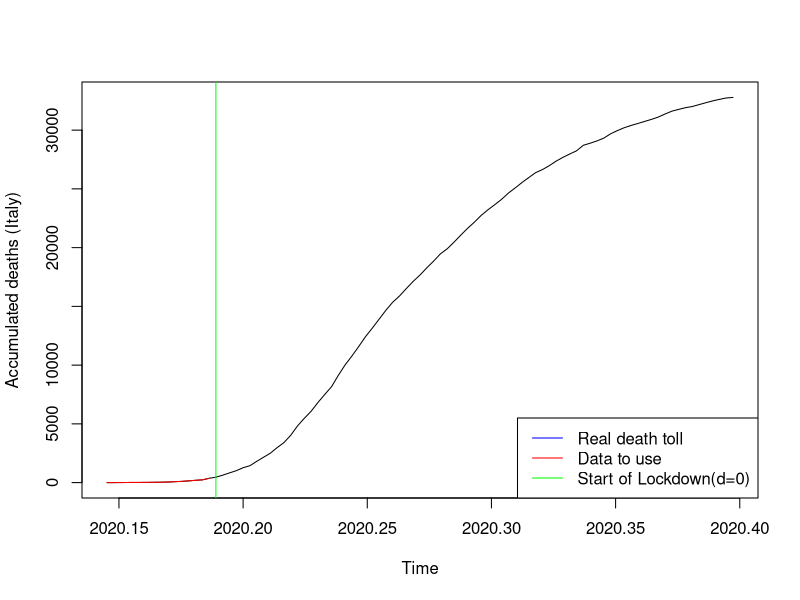
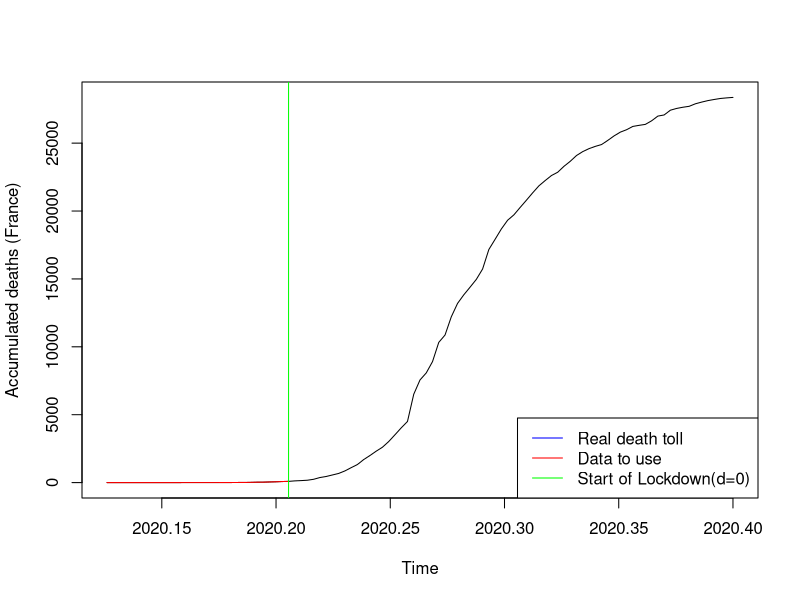
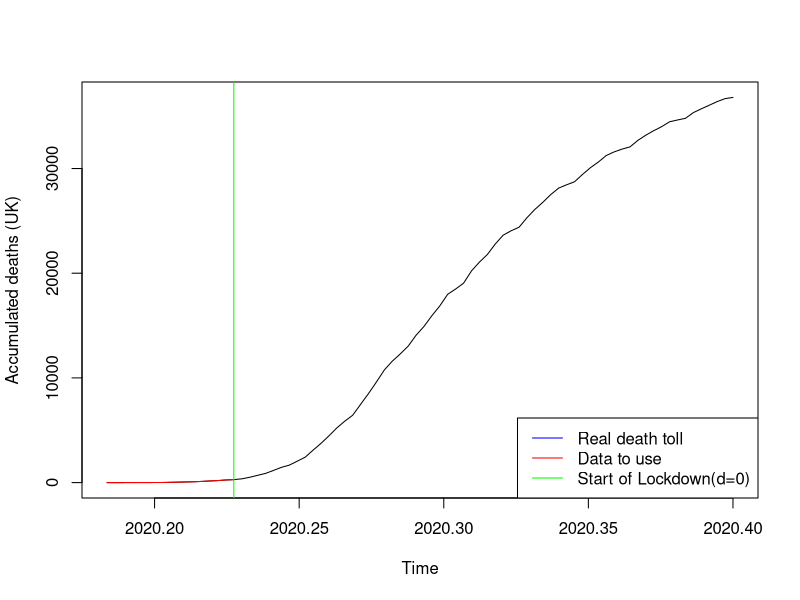
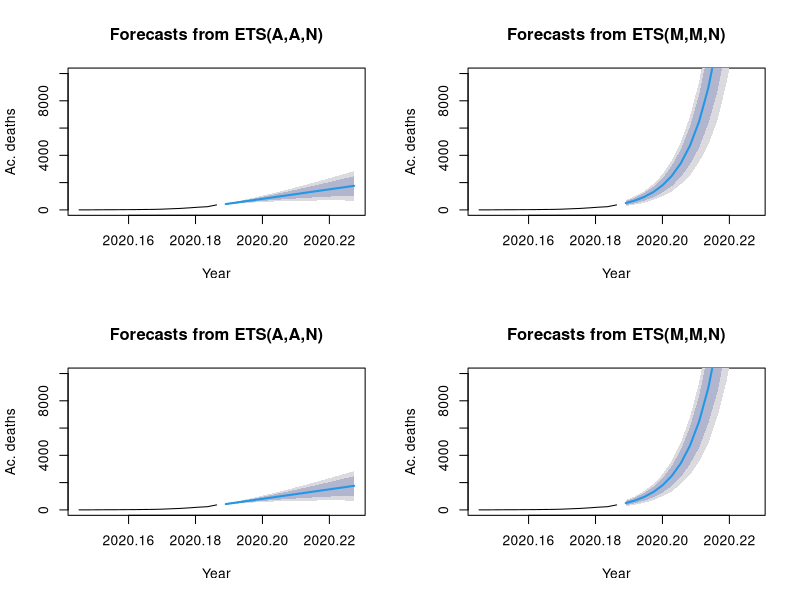
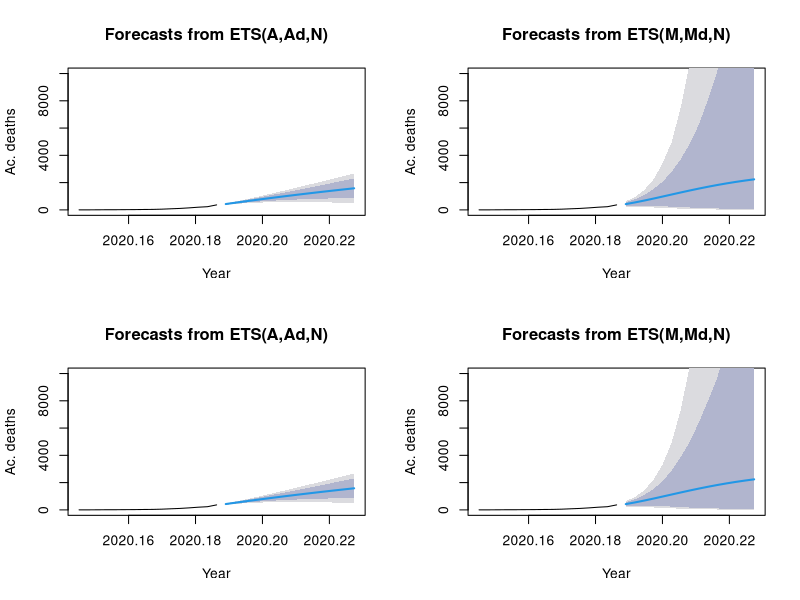
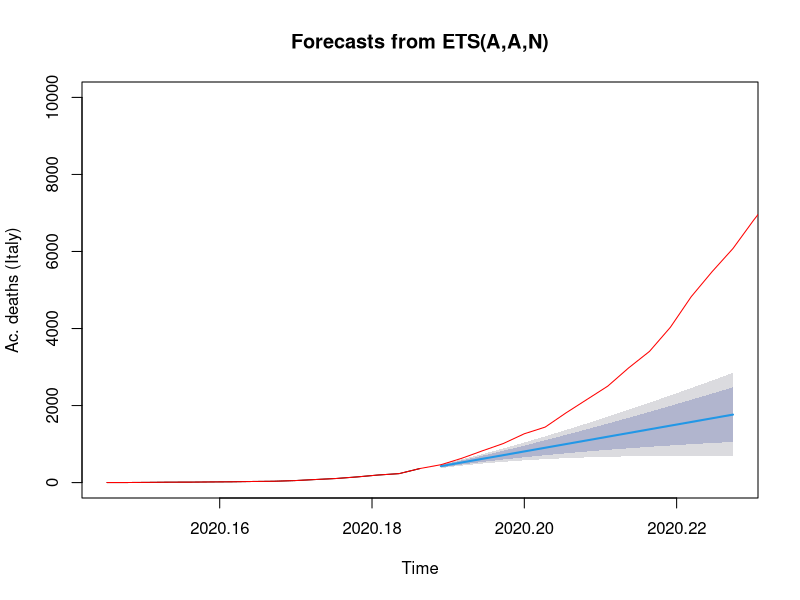
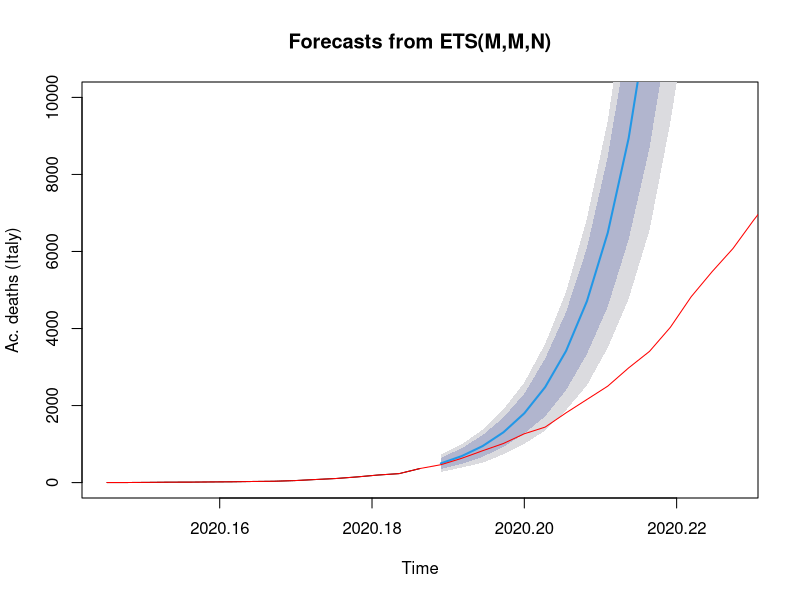
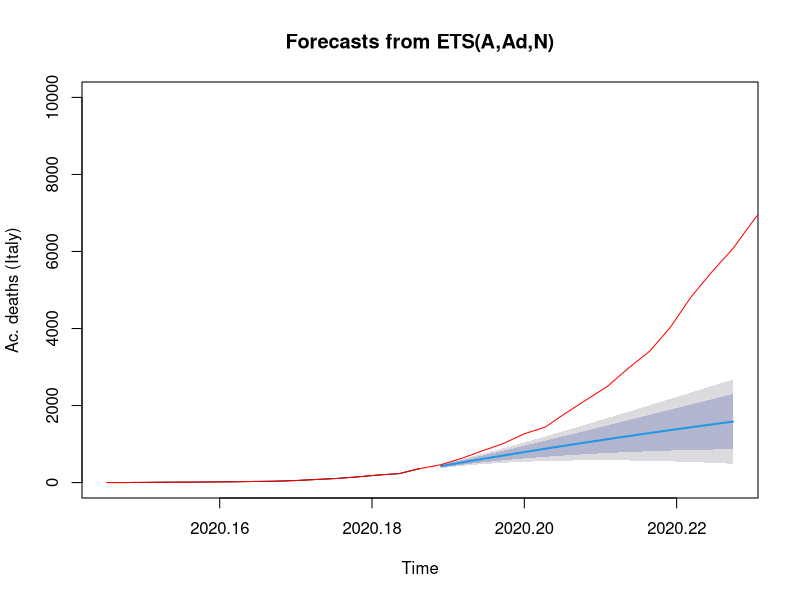

Reproduce these figures in R, in order. (Note: a time limit stopped this script after it produced the figures.)
## ---- chunk 1
echo=FALSE
covid_data <- read.csv("COVID_data_v3.csv", header=TRUE, sep=",")
#ProjectData <- data.matrix(ProjectData) 
#ProjectData_INITIAL <- ProjectData

t0_IT=2020+53/365 #day of first casualty
P=15 #predicted days
cIT2_0 <- ts((covid_data$Cdeaths_IT[54:69]),start=t0_IT, frequency=365) #t=0 @ day69. +14d #before it was starting at 45
cIT3 <- ts((covid_data$Cdeaths_IT[54:146]),start=t0_IT, frequency=365)

plot(cIT3, xlab="Time", ylab="Accumulated deaths (Italy)")
lines(cIT2_0, col="red")
abline(v=2020+69/365, col="green")
legend("bottomright", legend=c("Real death toll","Data to use", "Start of Lockdown(d=0)"), col=c("blue", "red","green"), lty=1)



#French Data
t0_FR <- 2020+46/365
cFRA2_0 <- ts(covid_data$Cdeaths_FRA[46:75],start=t0_FR, frequency=365) #t=0 @ day75, March 15th #before it was starting at 45
cFRA3 <- ts(covid_data$Cdeaths_FRA[46:146],start=t0_FR, frequency=365)

plot(cFRA3, xlab="Time", ylab="Accumulated deaths (France)")
lines(cFRA2_0, col="red")
abline(v=2020+75/365, col="green")
legend("bottomright", legend=c("Real death toll","Data to use", "Start of Lockdown(d=0)"), col=c("blue", "red","green"), lty=1)


#UK Data

t0_UK=2020+67/365
cUK2_0 <- ts(covid_data$Cdeaths_UK[67:83],start=t0_UK, frequency=365) #t=0 @ day83. +0d
cUK3 <- ts(covid_data$Cdeaths_UK[67:146],start=t0_UK, frequency=365)

plot(cUK3, xlab="Time", ylab="Accumulated deaths (UK)")
lines(cUK2_0, col="red")
abline(v=2020+83/365, col="green")
legend("bottomright", legend=c("Real death toll","Data to use", "Start of Lockdown(d=0)"), col=c("blue", "red","green"), lty=1)


## ---- chunk 2
library(forecast)
#Italy
cIT2_0_AAN <- ets(cIT2_0, model="AAN", damped=FALSE)
cIT2_0_AAZ <- ets(cIT2_0, model="AAZ", damped=FALSE)
cIT2_0_MMN <- ets(cIT2_0, model="MMN", damped=FALSE)
cIT2_0_MMZ <- ets(cIT2_0, model="MMZ", damped=FALSE)

cIT2_0_AAND <- ets(cIT2_0, model="AAN", damped=TRUE)
cIT2_0_AAZD <- ets(cIT2_0, model="AAZ", damped=TRUE)
cIT2_0_MMND <- ets(cIT2_0, model="MMN", damped=TRUE)
cIT2_0_MMZD <- ets(cIT2_0, model="MMZ", damped=TRUE)


# Create their prediction "cones" for 360 months (30 years) into the future with quintile confidence intervals
cIT2_0_AAN_pred <- forecast(cIT2_0_AAN, h=P, level=c(0.8, 0.95))
cIT2_0_AAZ_pred <- forecast(cIT2_0_AAZ, h=P, level=c(0.8, 0.95))
cIT2_0_MMN_pred <- forecast(cIT2_0_MMN, h=P, level=c(0.8, 0.95))
cIT2_0_MMZ_pred <- forecast(cIT2_0_MMZ, h=P, level=c(0.8, 0.95))

cIT2_0_AAND_pred <- forecast(cIT2_0_AAND, h=P, level=c(0.8, 0.95))
cIT2_0_AAZD_pred <- forecast(cIT2_0_AAZD, h=P, level=c(0.8, 0.95))
cIT2_0_MMND_pred <- forecast(cIT2_0_MMND, h=P, level=c(0.8, 0.95))
cIT2_0_MMZD_pred <- forecast(cIT2_0_MMZD, h=P, level=c(0.8, 0.95))

cIT2_0_tbats <- tbats(cIT2_0)
cIT2_0_tbats_pred <-forecast(cIT2_0_tbats, h=30, level=c(0.8, 0.95))

cIT2_0_ARIMA <- auto.arima(cIT2_0,seasonal=FALSE)
cIT2_0_ARIMA_pred <- forecast(cIT2_0_ARIMA,P)

par(mfrow=c(2,2)) # This command sets the plot window to show 1 row of 4 plots
plot(cIT2_0_AAN_pred, xlab="Year", ylab="Ac. deaths", ylim=c(0,10000))
plot(cIT2_0_MMN_pred, xlab="Year", ylab="Ac. deaths", ylim=c(0,10000))
plot(cIT2_0_AAZ_pred, xlab="Year", ylab="Ac. deaths", ylim=c(0,10000))
plot(cIT2_0_MMZ_pred, xlab="Year", ylab="Ac. deaths", ylim=c(0,10000))

par(mfrow=c(2,2)) # This command sets the plot window to show 1 row of 4 plots
plot(cIT2_0_AAND_pred, xlab="Year", ylab="Ac. deaths", ylim=c(0,10000))
plot(cIT2_0_MMND_pred, xlab="Year", ylab="Ac. deaths", ylim=c(0,10000))
plot(cIT2_0_AAZD_pred, xlab="Year", ylab="Ac. deaths", ylim=c(0,10000))
plot(cIT2_0_MMZD_pred, xlab="Year", ylab="Ac. deaths", ylim=c(0,10000))

par(mfrow=c(1,1)) # This command sets the plot window to show 1 row of 1 plots
plot(cIT2_0_AAN_pred, xlab="Time", ylab="Ac. deaths (Italy)", ylim=c(0,10000))
lines(cIT3, col="red")

par(mfrow=c(1,1)) # This command sets the plot window to show 1 row of 1 plots
plot(cIT2_0_MMN_pred, xlab="Time", ylab="Ac. deaths (Italy)", ylim=c(0,10000))
lines(cIT3, col="red")

par(mfrow=c(1,1)) # This command sets the plot window to show 1 row of 1 plots
plot(cIT2_0_AAND_pred, xlab="Time", ylab="Ac. deaths (Italy)", ylim=c(0,10000))
lines(cIT3, col="red")

par(mfrow=c(1,1)) # This command sets the plot window to show 1 row of 1 plots
plot(cIT2_0_MMND_pred, xlab="Time", ylab="Ac. deaths (Italy)", ylim=c(0,10000))
lines(cIT3, col="red")

par(mfrow=c(1,1)) # This command sets the plot window to show 1 row of 1 plots
plot(cIT2_0_tbats_pred, xlab="Time", ylab="Ac. deaths (Italy)")
lines(cIT3, col="red")

par(mfrow=c(1,1)) # This command sets the plot window to show 1 row of 1 plots
plot(cIT2_0_ARIMA_pred, xlab="Time", ylab="Ac. deaths (Italy)")
lines(cIT3, col="red")


## ---- chunk 3

###
### Comparing models -- Time series Cross Validation (Rolling Horizon Holdout)
###

f_AANF  <- function(y, h) forecast(ets(y, model="AAN"), h = h)
errors_AANF <- tsCV(cIT2_0, f_AANF, h=1, window=15)

f_MMNF<- function(y, h) forecast(ets(y, model="MMN"), h = h)
errors_MMNF <- tsCV(cIT2_0, f_MMNF, h=1, window=15)

f_AAND  <- function(y, h) forecast(ets(y, model="AAN", damped=TRUE), h = h)
errors_AAND <- tsCV(cIT2_0, f_AAND, h=1, window=15)

f_MMND  <- function(y, h) forecast(ets(y, model="MMN", damped=TRUE), h = h)
errors_MMND <- tsCV(cIT2_0, f_MMND, h=1, window=15)

f_TBATS  <- function(y, h) forecast(tbats(y), h = h)
errors_TBATS <- tsCV(cIT2_0, f_TBATS, h=1, window=15)

f_ARIMA  <- function(y, h) forecast(auto.arima(y), h = h)
errors_ARIMA <- tsCV(cIT2_0, f_ARIMA, h=1, window=15)


#par(mfrow=c(1,1)) 
#plot(errors_AANF, ylab='tsCV errors')
#abline(0,0)
#lines(errors_MMNF, col="red")
#lines(errors_AAND, col="green")
#lines(errors_MMND, col="blue")
#lines(errors_TBATS, col="grey")
#lines(errors_ARIMA, col="orange")
#legend("left", legend=c("CV_error_AANF", "CV_error_MMNF","CV_error_AAND","CV_error_MMND", "CV_error_TBATS", "CV_error_ARIMA"), #col=c("black", "red", "green", "blue", "grey", "orange"), lty=1:4)

mean(abs(errors_AANF/cIT2_0), na.rm=TRUE)*100
mean(abs(errors_MMNF/cIT2_0), na.rm=TRUE)*100
mean(abs(errors_AAND/cIT2_0), na.rm=TRUE)*100
mean(abs(errors_MMND/cIT2_0), na.rm=TRUE)*100
mean(abs(errors_TBATS/cIT2_0), na.rm=TRUE)*100
mean(abs(errors_ARIMA/cIT2_0), na.rm=TRUE)*100

## ---- chunk 4
par(mfrow=c(1,1)) # This command sets the plot window to show 1 row of 1 plots
plot(cIT2_0_MMN_pred, xlab="Time", ylab="Ac. deaths (Italy)", ylim=c(0,10000))
lines(cIT3, col="red")
## ---- chunk 5
library(forecast)
#Italy
cFRA2_0_AAN <- ets(cFRA2_0, model="AAN", damped=FALSE)
cFRA2_0_AAZ <- ets(cFRA2_0, model="AAZ", damped=FALSE)
cFRA2_0_MMN <- ets(cFRA2_0, model="MMN", damped=FALSE)
cFRA2_0_MMZ <- ets(cFRA2_0, model="MMZ", damped=FALSE)

cFRA2_0_AAND <- ets(cFRA2_0, model="AAN", damped=TRUE)
cFRA2_0_AAZD <- ets(cFRA2_0, model="AAZ", damped=TRUE)
cFRA2_0_MMND <- ets(cFRA2_0, model="MMN", damped=TRUE)
cFRA2_0_MMZD <- ets(cFRA2_0, model="MMZ", damped=TRUE)


# Create their prediction "cones" for 360 months (30 years) into the future with quintile confidence intervals
cFRA2_0_AAN_pred <- forecast(cFRA2_0_AAN, h=P, level=c(0.8, 0.95))
cFRA2_0_AAZ_pred <- forecast(cFRA2_0_AAZ, h=P, level=c(0.8, 0.95))
cFRA2_0_MMN_pred <- forecast(cFRA2_0_MMN, h=P, level=c(0.8, 0.95))
cFRA2_0_MMZ_pred <- forecast(cFRA2_0_MMZ, h=P, level=c(0.8, 0.95))

cFRA2_0_AAND_pred <- forecast(cFRA2_0_AAND, h=P, level=c(0.8, 0.95))
cFRA2_0_AAZD_pred <- forecast(cFRA2_0_AAZD, h=P, level=c(0.8, 0.95))
cFRA2_0_MMND_pred <- forecast(cFRA2_0_MMND, h=P, level=c(0.8, 0.95))
cFRA2_0_MMZD_pred <- forecast(cFRA2_0_MMZD, h=P, level=c(0.8, 0.95))

cFRA2_0_tbats <- tbats(cFRA2_0)
cFRA2_0_tbats_pred <-forecast(cFRA2_0_tbats, h=30, level=c(0.8, 0.95))

cFRA2_0_ARIMA <- auto.arima(cFRA2_0,seasonal=FALSE)
cFRA2_0_ARIMA_pred <- forecast(cFRA2_0_ARIMA,P)


par(mfrow=c(1,1)) # This command sets the plot window to show 1 row of 1 plots
plot(cFRA2_0_AAN_pred, xlab="Time", ylab="Ac. deaths (FR)", ylim=c(0,10000))
lines(cFRA3, col="red")

par(mfrow=c(1,1)) # This command sets the plot window to show 1 row of 1 plots
plot(cFRA2_0_MMN_pred, xlab="Time", ylab="Ac. deaths (FR)", ylim=c(0,10000))
lines(cFRA3, col="red")

par(mfrow=c(1,1)) # This command sets the plot window to show 1 row of 1 plots
plot(cFRA2_0_AAND_pred, xlab="Time", ylab="Ac. deaths (FR)", ylim=c(0,10000))
lines(cFRA3, col="red")

par(mfrow=c(1,1)) # This command sets the plot window to show 1 row of 1 plots
plot(cFRA2_0_MMND_pred, xlab="Time", ylab="Ac. deaths (FR)", ylim=c(0,10000))
lines(cFRA3, col="red")

par(mfrow=c(1,1)) # This command sets the plot window to show 1 row of 1 plots
plot(cFRA2_0_tbats_pred, xlab="Time", ylab="Ac. deaths (FR)")
lines(cFRA3, col="red")

par(mfrow=c(1,1)) # This command sets the plot window to show 1 row of 1 plots
plot(cFRA2_0_ARIMA_pred, xlab="Time", ylab="Ac. deaths (FR)")
lines(cFRA3, col="red")


## ---- chunk 6

###
### Comparing models -- Time series Cross Validation (Rolling Horizon Holdout)
###

f_AANF  <- function(y, h) forecast(ets(y, model="AAN"), h = h)
errors_AANF <- tsCV(cFRA2_0, f_AANF, h=1, window=15)

f_MMNF<- function(y, h) forecast(ets(y, model="MMN"), h = h)
errors_MMNF <- tsCV(cFRA2_0, f_MMNF, h=1, window=15)

f_AAND  <- function(y, h) forecast(ets(y, model="AAN", damped=TRUE), h = h)
errors_AAND <- tsCV(cFRA2_0, f_AAND, h=1, window=15)

f_MMND  <- function(y, h) forecast(ets(y, model="MMN", damped=TRUE), h = h)
errors_MMND <- tsCV(cFRA2_0, f_MMND, h=1, window=15)

f_TBATS  <- function(y, h) forecast(tbats(y), h = h)
errors_TBATS <- tsCV(cFRA2_0, f_TBATS, h=1, window=15)

f_ARIMA  <- function(y, h) forecast(auto.arima(y), h = h)
errors_ARIMA <- tsCV(cFRA2_0, f_ARIMA, h=1, window=15)


#par(mfrow=c(1,1)) 
#plot(errors_AANF, ylab='tsCV errors')
#abline(0,0)
#lines(errors_MMNF, col="red")
#lines(errors_AAND, col="green")
#lines(errors_MMND, col="blue")
#lines(errors_TBATS, col="grey")
#lines(errors_ARIMA, col="orange")
#legend("left", legend=c("CV_error_AANF", "CV_error_MMNF","CV_error_AAND","CV_error_MMND", "CV_error_TBATS", "CV_error_ARIMA"), #col=c("black", "red", "green", "blue", "grey", "orange"), lty=1:4)

mean(abs(errors_AANF/cFRA2_0), na.rm=TRUE)*100
mean(abs(errors_MMNF/cFRA2_0), na.rm=TRUE)*100
mean(abs(errors_AAND/cFRA2_0), na.rm=TRUE)*100
mean(abs(errors_MMND/cFRA2_0), na.rm=TRUE)*100
mean(abs(errors_TBATS/cFRA2_0), na.rm=TRUE)*100
mean(abs(errors_ARIMA/cFRA2_0), na.rm=TRUE)*100

## ---- chunk 7
par(mfrow=c(1,1)) # This command sets the plot window to show 1 row of 1 plots
plot(cFRA2_0_tbats_pred, xlab="Time", ylab="Ac. deaths (FR)", ylim=c(0,10000))
lines(cFRA3, col="red")
## ---- chunk 8
library(forecast)
#Italy
cUK2_0_AAN <- ets(cUK2_0, model="AAN", damped=FALSE)
cUK2_0_AAZ <- ets(cUK2_0, model="AAZ", damped=FALSE)
cUK2_0_MMN <- ets(cUK2_0, model="MMN", damped=FALSE)
cUK2_0_MMZ <- ets(cUK2_0, model="MMZ", damped=FALSE)

cUK2_0_AAND <- ets(cUK2_0, model="AAN", damped=TRUE)
cUK2_0_AAZD <- ets(cUK2_0, model="AAZ", damped=TRUE)
cUK2_0_MMND <- ets(cUK2_0, model="MMN", damped=TRUE)
cUK2_0_MMZD <- ets(cUK2_0, model="MMZ", damped=TRUE)


# Create their prediction "cones" for 360 months (30 years) into the future with quintile confidence intervals
cUK2_0_AAN_pred <- forecast(cUK2_0_AAN, h=P, level=c(0.8, 0.95))
cUK2_0_AAZ_pred <- forecast(cUK2_0_AAZ, h=P, level=c(0.8, 0.95))
cUK2_0_MMN_pred <- forecast(cUK2_0_MMN, h=P, level=c(0.8, 0.95))
cUK2_0_MMZ_pred <- forecast(cUK2_0_MMZ, h=P, level=c(0.8, 0.95))

cUK2_0_AAND_pred <- forecast(cUK2_0_AAND, h=P, level=c(0.8, 0.95))
cUK2_0_AAZD_pred <- forecast(cUK2_0_AAZD, h=P, level=c(0.8, 0.95))
cUK2_0_MMND_pred <- forecast(cUK2_0_MMND, h=P, level=c(0.8, 0.95))
cUK2_0_MMZD_pred <- forecast(cUK2_0_MMZD, h=P, level=c(0.8, 0.95))

cUK2_0_tbats <- tbats(cUK2_0)
cUK2_0_tbats_pred <-forecast(cUK2_0_tbats, h=30, level=c(0.8, 0.95))

cUK2_0_ARIMA <- auto.arima(cUK2_0,seasonal=FALSE)
cUK2_0_ARIMA_pred <- forecast(cUK2_0_ARIMA,P)

#par(mfrow=c(2,2)) # This command sets the plot window to show 1 row of 4 plots
#plot(cUK2_0_AAN_pred, xlab="Year", ylab="Ac. deaths", ylim=c(0,10000))
#plot(cUK2_0_MMN_pred, xlab="Year", ylab="Ac. deaths", ylim=c(0,10000))
#plot(cUK2_0_AAZ_pred, xlab="Year", ylab="Ac. deaths", ylim=c(0,10000))
#plot(cUK2_0_MMZ_pred, xlab="Year", ylab="Ac. deaths", ylim=c(0,10000))

#par(mfrow=c(2,2)) # This command sets the plot window to show 1 row of 4 plots
#plot(cUK2_0_AAND_pred, xlab="Year", ylab="Ac. deaths", ylim=c(0,10000))
#plot(cUK2_0_MMND_pred, xlab="Year", ylab="Ac. deaths", ylim=c(0,10000))
#plot(cUK2_0_AAZD_pred, xlab="Year", ylab="Ac. deaths", ylim=c(0,10000))
#plot(cUK2_0_MMZD_pred, xlab="Year", ylab="Ac. deaths", ylim=c(0,10000))

par(mfrow=c(1,1)) # This command sets the plot window to show 1 row of 1 plots
plot(cUK2_0_AAN_pred, xlab="Time", ylab="Ac. deaths (UK)", ylim=c(0,10000))
lines(cUK3, col="red")

par(mfrow=c(1,1)) # This command sets the plot window to show 1 row of 1 plots
plot(cUK2_0_MMN_pred, xlab="Time", ylab="Ac. deaths (UK)", ylim=c(0,10000))
lines(cUK3, col="red")

par(mfrow=c(1,1)) # This command sets the plot window to show 1 row of 1 plots
plot(cUK2_0_AAND_pred, xlab="Time", ylab="Ac. deaths (UK)", ylim=c(0,10000))
lines(cUK3, col="red")

par(mfrow=c(1,1)) # This command sets the plot window to show 1 row of 1 plots
plot(cUK2_0_MMND_pred, xlab="Time", ylab="Ac. deaths (UK)", ylim=c(0,10000))
lines(cUK3, col="red")

par(mfrow=c(1,1)) # This command sets the plot window to show 1 row of 1 plots
plot(cUK2_0_tbats_pred, xlab="Time", ylab="Ac. deaths (UK)")
lines(cUK3, col="red")

par(mfrow=c(1,1)) # This command sets the plot window to show 1 row of 1 plots
plot(cUK2_0_ARIMA_pred, xlab="Time", ylab="Ac. deaths (UK)")
lines(cUK3, col="red")


## ---- chunk 9

###
### Comparing models -- Time series Cross Validation (Rolling Horizon Holdout)
###

f_AANF  <- function(y, h) forecast(ets(y, model="AAN"), h = h)
errors_AANF <- tsCV(cUK2_0, f_AANF, h=1, window=15)

f_MMNF<- function(y, h) forecast(ets(y, model="MMN"), h = h)
errors_MMNF <- tsCV(cUK2_0, f_MMNF, h=1, window=15)

f_AAND  <- function(y, h) forecast(ets(y, model="AAN", damped=TRUE), h = h)
errors_AAND <- tsCV(cUK2_0, f_AAND, h=1, window=15)

f_MMND  <- function(y, h) forecast(ets(y, model="MMN", damped=TRUE), h = h)
errors_MMND <- tsCV(cUK2_0, f_MMND, h=1, window=15)

f_TBATS  <- function(y, h) forecast(tbats(y), h = h)
errors_TBATS <- tsCV(cUK2_0, f_TBATS, h=1, window=15)

f_ARIMA  <- function(y, h) forecast(auto.arima(y), h = h)
errors_ARIMA <- tsCV(cUK2_0, f_ARIMA, h=1, window=15)


#par(mfrow=c(1,1)) 
#plot(errors_AANF, ylab='tsCV errors')
#abline(0,0)
#lines(errors_MMNF, col="red")
#lines(errors_AAND, col="green")
#lines(errors_MMND, col="blue")
#lines(errors_TBATS, col="grey")
#lines(errors_ARIMA, col="orange")
#legend("left", legend=c("CV_error_AANF", "CV_error_MMNF","CV_error_AAND","CV_error_MMND", "CV_error_TBATS", "CV_error_ARIMA"), #col=c("black", "red", "green", "blue", "grey", "orange"), lty=1:4)

mean(abs(errors_AANF/cUK2_0), na.rm=TRUE)*100
mean(abs(errors_MMNF/cUK2_0), na.rm=TRUE)*100
mean(abs(errors_AAND/cUK2_0), na.rm=TRUE)*100
mean(abs(errors_MMND/cUK2_0), na.rm=TRUE)*100
mean(abs(errors_TBATS/cUK2_0), na.rm=TRUE)*100
mean(abs(errors_ARIMA/cUK2_0), na.rm=TRUE)*100

## ---- chunk 10
par(mfrow=c(1,1)) # This command sets the plot window to show 1 row of 1 plots
plot(cUK2_0_tbats_pred, xlab="Time", ylab="Ac. deaths (UK)", ylim=c(0,10000))
lines(cUK3, col="red")
## ---- chunk 11
library(forecast)

#covid_data<-read.csv(file.choose(), header=TRUE, sep=",")

t0=2020+53/365
P=15 #predicted days
cIT <- ts(covid_data$Cdeaths_IT,start=0, frequency=1)
cIT_14 <- ts(log(covid_data$Cdeaths_IT[54:83]),start=t0, frequency=365) #t=0 @ day69. +14d #before it was starting at 45
cIT_F <- ts(log(covid_data$Cdeaths_IT[54:148]),start=t0, frequency=365)   # a supprimer 

plot(cIT_F)
lines(cIT_14, col="red")

cIT_14_AAN <- ets(cIT_14, model="AAN", damped=FALSE)
cIT_14_AAZ <- ets(cIT_14, model="AAZ", damped=FALSE)
cIT_14_MMN <- ets(cIT_14, model="MMN", damped=FALSE)
cIT_14_MMZ <- ets(cIT_14, model="MMZ", damped=FALSE)

cIT_14_AAND <- ets(cIT_14, model="AAN", damped=TRUE)
cIT_14_AAZD <- ets(cIT_14, model="AAZ", damped=TRUE)
cIT_14_MMND <- ets(cIT_14, model="MMN", damped=TRUE)
cIT_14_MMZD <- ets(cIT_14, model="MMZ", damped=TRUE)

# Create their prediction "cones" for 360 months (30 years) into the future with quintile confidence intervals
cIT_14_AAN_pred <- forecast(cIT_14_AAN, h=30, level=c(0.8, 0.95))
cIT_14_AAZ_pred <- forecast(cIT_14_AAZ, h=30, level=c(0.8, 0.95))
cIT_14_MMN_pred <- forecast(cIT_14_MMN, h=30, level=c(0.8, 0.95))
cIT_14_MMZ_pred <- forecast(cIT_14_MMZ, h=30, level=c(0.8, 0.95))

cIT_14_AAND_pred <- forecast(cIT_14_AAND, h=30, level=c(0.8, 0.95))
cIT_14_AAZD_pred <- forecast(cIT_14_AAZD, h=30, level=c(0.8, 0.95))
cIT_14_MMND_pred <- forecast(cIT_14_MMND, h=30, level=c(0.8, 0.95))
cIT_14_MMZD_pred <- forecast(cIT_14_MMZD, h=30, level=c(0.8, 0.95))

cIT_14_tbats <- tbats(cIT_14)
cIT_14_tbats_pred <-forecast(cIT_14_tbats, h=30, level=c(0.8, 0.95))
par(mfrow=c(1,1))
plot(cIT_14_tbats_pred, xlab="Year", ylab="Predicted Electric Rate")
lines(cIT_F, col="red")

cIT_14_ARIMA <- auto.arima(cIT_14,seasonal=FALSE)
cIT_14_ARIMA_pred <- forecast(cIT_14_ARIMA,30)
plot(cIT_14_ARIMA_pred)
lines(cIT_F, col="red")

par(mfrow=c(2,3)) # This command sets the plot window to show 1 row of 4 plots
plot(cIT_14_AAN_pred, xlab="Year", ylab="Acummulated deaths", ylim=c(0,100))
lines(cIT_F, col="red")
plot(cIT_14_MMN_pred, xlab="Year", ylab="Acummulated deaths", ylim=c(0,100))
lines(cIT_F, col="red")
plot(cIT_14_AAND_pred, xlab="Year", ylab="Acummulated deaths", ylim=c(0,100))
lines(cIT_F, col="red")
plot(cIT_14_MMND_pred, xlab="Year", ylab="Acummulated deaths", ylim=c(0,100))
lines(cIT_F, col="red")
plot(cIT_14_tbats_pred, xlab="Year", ylab="Predicted Electric Rate", ylim=c(0,100))
lines(cIT_F, col="red")
plot(cIT_14_ARIMA_pred, ylim=c(0,100))
lines(cIT_F, col="red")

###
### Comparing models -- Time series Cross Validation (Rolling Horizon Holdout)
###

f_AANF  <- function(y, h) forecast(ets(y, model="AAN"), h = h)
errors_AANF <- tsCV(cIT_14, f_AANF, h=1, window=15)

f_MMNF<- function(y, h) forecast(ets(y, model="MMN"), h = h)
errors_MMNF <- tsCV(cIT_14, f_MMNF, h=1, window=15)

f_AAND  <- function(y, h) forecast(ets(y, model="AAN", damped=TRUE), h = h)
errors_AAND <- tsCV(cIT_14, f_AAND, h=1, window=15)

f_MMND  <- function(y, h) forecast(ets(y, model="MMN", damped=TRUE), h = h)
errors_MMND <- tsCV(cIT_14, f_MMND, h=1, window=15)

f_TBATS  <- function(y, h) forecast(tbats(y), h = h)
errors_TBATS <- tsCV(cIT_14, f_TBATS, h=1, window=15)

f_ARIMA  <- function(y, h) forecast(auto.arima(y), h = h)
errors_ARIMA <- tsCV(cIT_14, f_ARIMA, h=1, window=15)


par(mfrow=c(1,1)) 
plot(errors_AANF, ylab='tsCV errors')
abline(0,0)
lines(errors_MMNF, col="red")
lines(errors_AAND, col="green")
lines(errors_MMND, col="blue")
lines(errors_TBATS, col="grey")
lines(errors_ARIMA, col="orange")
legend("left", legend=c("CV_error_AANF", "CV_error_MMNF","CV_error_AAND","CV_error_MMND", "CV_error_TBATS", "CV_error_ARIMA"), col=c("black", "red", "green", "blue", "grey", "orange"), lty=1:4)

mean(abs(errors_AANF/cIT_14), na.rm=TRUE)*100
mean(abs(errors_MMNF/cIT_14), na.rm=TRUE)*100
mean(abs(errors_AAND/cIT_14), na.rm=TRUE)*100
mean(abs(errors_MMND/cIT_14), na.rm=TRUE)*100
mean(abs(errors_TBATS/cIT_14), na.rm=TRUE)*100
mean(abs(errors_ARIMA/cIT_14), na.rm=TRUE)*100

# Print the mean and confidence intervals for the MMZ model
cIT_14_MMN_pred

# Export the results out
write.csv(cIT_14_MMN_pred, file = "IT no lockdown+14d (AAND) incl(ARIMA).csv") # export the selected model's predictions into a CSV file

#expfore<-exp(cIT_14_ARIMA_pred$forecast)
par(mfrow=c(1,1)) # This command sets the plot window to show 1 row of 4 plots
plot(cIT_14_AAND_pred, xlab="Year", ylab="log(Acummulated deaths)", ylim=c(0,20))
lines(cIT_F, col="red")
abline(v=2020+69/365, col="green")
legend("left", legend=c("Best fitted model","Real death toll", "Start of Lockdown"), col=c("blue", "red","green"), lty=1)



## ---- chunk 12
library(forecast)

####################
###ITALY ANALYSIS###
####################

#covid_data<-read.csv(file.choose(), header=TRUE, sep=",")

t0=2020+53/365
P=15 #predicted days
#FRA <- ts(covid_data$deaths_IT,start=0, frequency=1)
cIT <- ts(covid_data$Cdeaths_IT,start=0, frequency=1)
cIT_14 <- ts(covid_data$Cdeaths_IT[54:83],start=t0, frequency=365) #t=0 @ day69. +14d #before it was starting at 45
cIT_F <- ts(covid_data$Cdeaths_IT[54:148],start=t0, frequency=365)   # a supprimer 

plot(cIT_F)
lines(cIT_14, col="red")

cIT_14_AAN <- ets(cIT_14, model="AAN", damped=FALSE)
cIT_14_AAZ <- ets(cIT_14, model="AAZ", damped=FALSE)
cIT_14_MMN <- ets(cIT_14, model="MMN", damped=FALSE)
cIT_14_MMZ <- ets(cIT_14, model="MMZ", damped=FALSE)

cIT_14_AAND <- ets(cIT_14, model="AAN", damped=TRUE)
cIT_14_AAZD <- ets(cIT_14, model="AAZ", damped=TRUE)
cIT_14_MMND <- ets(cIT_14, model="MMN", damped=TRUE)
cIT_14_MMZD <- ets(cIT_14, model="MMZ", damped=TRUE)

# Create their prediction "cones" for 360 months (30 years) into the future with quintile confidence intervals
cIT_14_AAN_pred <- forecast(cIT_14_AAN, h=30, level=c(0.8, 0.95))
cIT_14_AAZ_pred <- forecast(cIT_14_AAZ, h=30, level=c(0.8, 0.95))
cIT_14_MMN_pred <- forecast(cIT_14_MMN, h=30, level=c(0.8, 0.95))
cIT_14_MMZ_pred <- forecast(cIT_14_MMZ, h=30, level=c(0.8, 0.95))

cIT_14_AAND_pred <- forecast(cIT_14_AAND, h=30, level=c(0.8, 0.95))
cIT_14_AAZD_pred <- forecast(cIT_14_AAZD, h=30, level=c(0.8, 0.95))
cIT_14_MMND_pred <- forecast(cIT_14_MMND, h=30, level=c(0.8, 0.95))
cIT_14_MMZD_pred <- forecast(cIT_14_MMZD, h=30, level=c(0.8, 0.95))

cIT_14_tbats <- tbats(cIT_14)
cIT_14_tbats_pred <-forecast(cIT_14_tbats, h=30, level=c(0.8, 0.95))
par(mfrow=c(1,1))

cIT_14_ARIMA <- auto.arima(cIT_14,seasonal=FALSE)
cIT_14_ARIMA_pred <- forecast(cIT_14_ARIMA,30)

par(mfrow=c(3,2)) # This command sets the plot window to show 1 row of 4 plots
plot(cIT_14_AAN_pred, xlab="Year", ylab="Acummulated deaths", ylim=c(0,100000))
lines(cIT_F, col="red")
plot(cIT_14_MMN_pred, xlab="Year", ylab="Acummulated deaths", ylim=c(0,100000))
lines(cIT_F, col="red")
plot(cIT_14_AAND_pred, xlab="Year", ylab="Acummulated deaths", ylim=c(0,100000))
lines(cIT_F, col="red")
plot(cIT_14_MMND_pred, xlab="Year", ylab="Acummulated deaths", ylim=c(0,100000))
lines(cIT_F, col="red")
plot(cIT_14_tbats_pred, xlab="Year", ylab="Predicted Electric Rate", ylim=c(0,100000))
lines(cIT_F, col="red")
plot(cIT_14_ARIMA_pred, ylim=c(0,100000))
lines(cIT_F, col="red")

###
### Comparing models -- Time series Cross Validation (Rolling Horizon Holdout)
###

f_AANF  <- function(y, h) forecast(ets(y, model="AAN"), h = h)
errors_AANF <- tsCV(cIT_14, f_AANF, h=1, window=15)

f_MMNF<- function(y, h) forecast(ets(y, model="MMN"), h = h)
errors_MMNF <- tsCV(cIT_14, f_MMNF, h=1, window=15)

f_AAND  <- function(y, h) forecast(ets(y, model="AAN", damped=TRUE), h = h)
errors_AAND <- tsCV(cIT_14, f_AAND, h=1, window=15)

f_MMND  <- function(y, h) forecast(ets(y, model="MMN", damped=TRUE), h = h)
errors_MMND <- tsCV(cIT_14, f_MMND, h=1, window=15)

f_TBATS  <- function(y, h) forecast(tbats(y), h = h)
errors_TBATS <- tsCV(cIT_14, f_TBATS, h=1, window=15)

f_ARIMA  <- function(y, h) forecast(auto.arima(y), h = h)
errors_ARIMA <- tsCV(cIT_14, f_ARIMA, h=1, window=15)


par(mfrow=c(1,1)) 
plot(errors_AANF, ylab='tsCV errors')
abline(0,0)
lines(errors_MMNF, col="red")
lines(errors_AAND, col="green")
lines(errors_MMND, col="blue")
lines(errors_TBATS, col="grey")
lines(errors_ARIMA, col="orange")
legend("left", legend=c("CV_error_AANF", "CV_error_MMNF","CV_error_AAND","CV_error_MMND", "CV_error_TBATS", "CV_error_ARIMA"), col=c("black", "red", "green", "blue", "grey", "orange"), lty=1:4)

mean(abs(errors_AANF/cIT_14), na.rm=TRUE)*100
mean(abs(errors_MMNF/cIT_14), na.rm=TRUE)*100
mean(abs(errors_AAND/cIT_14), na.rm=TRUE)*100
mean(abs(errors_MMND/cIT_14), na.rm=TRUE)*100
mean(abs(errors_TBATS/cIT_14), na.rm=TRUE)*100
mean(abs(errors_ARIMA/cIT_14), na.rm=TRUE)*100
## ---- chunk 13

# Print the mean and confidence intervals for the MMZ model
cIT_14_MMND_pred

# Export the results out
write.csv(cIT_14_MMND_pred, file = "IT no lockdown+14d (MMND) incl(ARIMA).csv") # export the selected model's predictions into a CSV file



## ---- chunk 14
#####################
###France ANALYSIS###
####################


t0=2020+53/365
#P=15 #predicted days, à supprimer? 
#cFRA <- ts(covid_data$Cdeaths_IT,start=0, frequency=1)
cFRA_14 <- ts(covid_data$Cdeaths_IT[58:89],start=t0, frequency=365) #t=0 @ day75. +14d 
cFRA_F <- ts(covid_data$Cdeaths_IT[58:148],start=t0, frequency=365)   # a supprimer?

plot(cFRA_F)
lines(cFRA_14, col="red")

cFRA_14_AAN <- ets(cFRA_14, model="AAN", damped=FALSE)
cFRA_14_AAZ <- ets(cFRA_14, model="AAZ", damped=FALSE)
cFRA_14_MMN <- ets(cFRA_14, model="MMN", damped=FALSE)
cFRA_14_MMZ <- ets(cFRA_14, model="MMZ", damped=FALSE)

cFRA_14_AAND <- ets(cFRA_14, model="AAN", damped=TRUE)
cFRA_14_AAZD <- ets(cFRA_14, model="AAZ", damped=TRUE)
cFRA_14_MMND <- ets(cFRA_14, model="MMN", damped=TRUE)
cFRA_14_MMZD <- ets(cFRA_14, model="MMZ", damped=TRUE)

# Create their prediction "cones" for 360 months (30 years) into the future with quintile confidence intervals
cFRA_14_AAN_pred <- forecast(cFRA_14_AAN, h=30, level=c(0.8, 0.95))
cFRA_14_AAZ_pred <- forecast(cFRA_14_AAZ, h=30, level=c(0.8, 0.95))
cFRA_14_MMN_pred <- forecast(cFRA_14_MMN, h=30, level=c(0.8, 0.95))
cFRA_14_MMZ_pred <- forecast(cFRA_14_MMZ, h=30, level=c(0.8, 0.95))

cFRA_14_AAND_pred <- forecast(cFRA_14_AAND, h=30, level=c(0.8, 0.95))
cFRA_14_AAZD_pred <- forecast(cFRA_14_AAZD, h=30, level=c(0.8, 0.95))
cFRA_14_MMND_pred <- forecast(cFRA_14_MMND, h=30, level=c(0.8, 0.95))
cFRA_14_MMZD_pred <- forecast(cFRA_14_MMZD, h=30, level=c(0.8, 0.95))

cFRA_14_tbats <- tbats(cFRA_14)
cFRA_14_tbats_pred <-forecast(cFRA_14_tbats, h=30, level=c(0.8, 0.95))
par(mfrow=c(1,1))
#plot(cFRA_14_tbats_pred, xlab="Year", ylab="Predicted Electric Rate")
#lines(cFRA_F, col="red")

cFRA_14_ARIMA <- auto.arima(cFRA_14,seasonal=FALSE)
cFRA_14_ARIMA_pred <- forecast(cFRA_14_ARIMA,30)
#plot(cFRA_14_ARIMA_pred)
#lines(cFRA_F, col="red")

par(mfrow=c(3,2)) # This command sets the plot window to show 1 row of 4 plots
plot(cFRA_14_AAN_pred, xlab="Year", ylab="Acummulated deaths", ylim=c(0,100000))
lines(cFRA_F, col="red")
plot(cFRA_14_MMN_pred, xlab="Year", ylab="Acummulated deaths", ylim=c(0,100000))
lines(cFRA_F, col="red")
plot(cFRA_14_AAND_pred, xlab="Year", ylab="Acummulated deaths", ylim=c(0,100000))
lines(cFRA_F, col="red")
plot(cFRA_14_MMND_pred, xlab="Year", ylab="Acummulated deaths", ylim=c(0,100000))
lines(cFRA_F, col="red")
plot(cFRA_14_tbats_pred, xlab="Year", ylab="Predicted Electric Rate", ylim=c(0,100000))
lines(cFRA_F, col="red")
plot(cFRA_14_ARIMA_pred, ylim=c(0,100000))
lines(cFRA_F, col="red")

###
### Comparing models -- Time series Cross Validation (Rolling Horizon Holdout)
###

f_AANF  <- function(y, h) forecast(ets(y, model="AAN"), h = h)
errors_AANF <- tsCV(cFRA_14, f_AANF, h=1, window=10)

f_MMNF<- function(y, h) forecast(ets(y, model="MMN"), h = h)
errors_MMNF <- tsCV(cFRA_14, f_MMNF, h=1, window=10)

f_AAND  <- function(y, h) forecast(ets(y, model="AAN", damped=TRUE), h = h)
errors_AAND <- tsCV(cFRA_14, f_AAND, h=1, window=10)

f_MMND  <- function(y, h) forecast(ets(y, model="MMN", damped=TRUE), h = h)
errors_MMND <- tsCV(cFRA_14, f_MMND, h=1, window=10)

f_TBATS  <- function(y, h) forecast(tbats(y), h = h)
errors_TBATS <- tsCV(cFRA_14, f_TBATS, h=1, window=10)

f_ARIMA  <- function(y, h) forecast(auto.arima(y), h = h)
errors_ARIMA <- tsCV(cFRA_14, f_ARIMA, h=1, window=10)


par(mfrow=c(1,1)) 
plot(errors_AANF, ylab='tsCV errors')
abline(0,0)
lines(errors_MMNF, col="red")
lines(errors_AAND, col="green")
lines(errors_MMND, col="blue")
lines(errors_TBATS, col="grey")
lines(errors_ARIMA, col="orange")
legend("left", legend=c("CV_error_AANF", "CV_error_MMNF","CV_error_AAND","CV_error_MMND", "CV_error_TBATS", "CV_error_ARIMA"), col=c("black", "red", "green", "blue", "grey", "orange"), lty=1:4)

mean(abs(errors_AANF/cFRA_14), na.rm=TRUE)*100
mean(abs(errors_MMNF/cFRA_14), na.rm=TRUE)*100
mean(abs(errors_AAND/cFRA_14), na.rm=TRUE)*100
mean(abs(errors_MMND/cFRA_14), na.rm=TRUE)*100
mean(abs(errors_TBATS/cFRA_14), na.rm=TRUE)*100
mean(abs(errors_ARIMA/cFRA_14), na.rm=TRUE)*100

## ---- chunk 15


# Print the mean and confidence intervals for the MMZ model
cFRA_14_TBATS_pred

# Export the results out
write.csv(cFRA_14_TBATS_pred, file = "FRA no lockdown+14d (MMND) incl(ARIMA).csv") # export the selected model's predictions into a CSV file


## ---- chunk 16
#######################
#####UK Analysis#######
#######################


t0=2020+53/365
#P=15 #predicted days, à supprimer? 
#cUK <- ts(covid_data$Cdeaths_IT,start=0, frequency=1)
cUK_14 <- ts(covid_data$Cdeaths_IT[68:98],start=t0, frequency=365) #t=0 @ day84. +14d 
cUK_F <- ts(covid_data$Cdeaths_IT[68:148],start=t0, frequency=365)   # a supprimer?

plot(cUK_F)
lines(cUK_14, col="red")

cUK_14_AAN <- ets(cUK_14, model="AAN", damped=FALSE)
cUK_14_AAZ <- ets(cUK_14, model="AAZ", damped=FALSE)
cUK_14_MMN <- ets(cUK_14, model="MMN", damped=FALSE)
cUK_14_MMZ <- ets(cUK_14, model="MMZ", damped=FALSE)

cUK_14_AAND <- ets(cUK_14, model="AAN", damped=TRUE)
cUK_14_AAZD <- ets(cUK_14, model="AAZ", damped=TRUE)
cUK_14_MMND <- ets(cUK_14, model="MMN", damped=TRUE)
cUK_14_MMZD <- ets(cUK_14, model="MMZ", damped=TRUE)

# Create their prediction "cones" for 360 months (30 years) into the future with quintile confidence intervals
cUK_14_AAN_pred <- forecast(cUK_14_AAN, h=30, level=c(0.8, 0.95))
cUK_14_AAZ_pred <- forecast(cUK_14_AAZ, h=30, level=c(0.8, 0.95))
cUK_14_MMN_pred <- forecast(cUK_14_MMN, h=30, level=c(0.8, 0.95))
cUK_14_MMZ_pred <- forecast(cUK_14_MMZ, h=30, level=c(0.8, 0.95))

cUK_14_AAND_pred <- forecast(cUK_14_AAND, h=30, level=c(0.8, 0.95))
cUK_14_AAZD_pred <- forecast(cUK_14_AAZD, h=30, level=c(0.8, 0.95))
cUK_14_MMND_pred <- forecast(cUK_14_MMND, h=30, level=c(0.8, 0.95))
cUK_14_MMZD_pred <- forecast(cUK_14_MMZD, h=30, level=c(0.8, 0.95))

cUK_14_tbats <- tbats(cUK_14)
cUK_14_tbats_pred <-forecast(cUK_14_tbats, h=30, level=c(0.8, 0.95))


cUK_14_ARIMA <- auto.arima(cUK_14,seasonal=FALSE)
cUK_14_ARIMA_pred <- forecast(cUK_14_ARIMA,30)


par(mfrow=c(3,2)) # This command sets the plot window to show 1 row of 4 plots
plot(cUK_14_AAN_pred, xlab="Year", ylab="Acummulated deaths", ylim=c(0,100000))
lines(cUK_F, col="red")
plot(cUK_14_MMN_pred, xlab="Year", ylab="Acummulated deaths", ylim=c(0,100000))
lines(cUK_F, col="red")
plot(cUK_14_AAND_pred, xlab="Year", ylab="Acummulated deaths", ylim=c(0,100000))
lines(cUK_F, col="red")
plot(cUK_14_MMND_pred, xlab="Year", ylab="Acummulated deaths", ylim=c(0,100000))
lines(cUK_F, col="red")
plot(cUK_14_tbats_pred, xlab="Year", ylab="Predicted Electric Rate", ylim=c(0,100000))
lines(cUK_F, col="red")
plot(cUK_14_ARIMA_pred, ylim=c(0,100000))
lines(cUK_F, col="red")

###
### Comparing models -- Time series Cross Validation (Rolling Horizon Holdout)
###

f_AANF  <- function(y, h) forecast(ets(y, model="AAN"), h = h)
errors_AANF <- tsCV(cUK_14, f_AANF, h=1, window=10)

f_MMNF<- function(y, h) forecast(ets(y, model="MMN"), h = h)
errors_MMNF <- tsCV(cUK_14, f_MMNF, h=1, window=10)

f_AAND  <- function(y, h) forecast(ets(y, model="AAN", damped=TRUE), h = h)
errors_AAND <- tsCV(cUK_14, f_AAND, h=1, window=10)

f_MMND  <- function(y, h) forecast(ets(y, model="MMN", damped=TRUE), h = h)
errors_MMND <- tsCV(cUK_14, f_MMND, h=1, window=10)

f_TBATS  <- function(y, h) forecast(tbats(y), h = h)
errors_TBATS <- tsCV(cUK_14, f_TBATS, h=1, window=10)

f_ARIMA  <- function(y, h) forecast(auto.arima(y), h = h)
errors_ARIMA <- tsCV(cUK_14, f_ARIMA, h=1, window=10)


par(mfrow=c(1,1)) 
plot(errors_AANF, ylab='tsCV errors')
abline(0,0)
lines(errors_MMNF, col="red")
lines(errors_AAND, col="green")
lines(errors_MMND, col="blue")
lines(errors_TBATS, col="grey")
lines(errors_ARIMA, col="orange")
legend("left", legend=c("CV_error_AANF", "CV_error_MMNF","CV_error_AAND","CV_error_MMND", "CV_error_TBATS", "CV_error_ARIMA"), col=c("black", "red", "green", "blue", "grey", "orange"), lty=1:4)

mean(abs(errors_AANF/cUK_14), na.rm=TRUE)*100
mean(abs(errors_MMNF/cUK_14), na.rm=TRUE)*100
mean(abs(errors_AAND/cUK_14), na.rm=TRUE)*100
mean(abs(errors_MMND/cUK_14), na.rm=TRUE)*100
mean(abs(errors_TBATS/cUK_14), na.rm=TRUE)*100
mean(abs(errors_ARIMA/cUK_14), na.rm=TRUE)*100

## ---- chunk 17


# Print the mean and confidence intervals for the MMZ model
cUK_14_ARIMA_pred

# Export the results out
write.csv(cUK_14_ARIMA_pred, file = "UK no lockdown+14d (MMND) incl(ARIMA).csv") # export the selected model's predictions into a CSV file

## ---- chunk 18
########################################
#########Plot the 3 countries###########
########################################


#expfore<-exp(cIT_14_ARIMA_pred$forecast)
 
plot(cIT_14_MMND_pred, xlab="Year", ylab="Italy Acummulated deaths", ylim=c(0,250000))
lines(cIT_F, col="red")
abline(v=2020+69/365, col="green")
legend("left", legend=c("Best fitted model","Real death toll", "Start of Lockdown"), col=c("blue", "red","green"), lty=1)

plot(cFRA_14_TBATS_pred, xlab="Year", ylab="France Acummulated deaths", ylim=c(0,250000))
lines(cFRA_F, col="red")
abline(v=2020+69/365, col="green")
legend("left", legend=c("Best fitted model","Real death toll", "Start of Lockdown"), col=c("blue", "red","green"), lty=1)

plot(cUK_14_ARIMA_pred, xlab="Year", ylab="UK Acummulated deaths", ylim=c(0,250000))
lines(cUK_F, col="red")
abline(v=2020+69/365, col="green")
legend("left", legend=c("Best fitted model","Real death toll", "Start of Lockdown"), col=c("blue", "red","green"), lty=1)


#######################
#########Fin###########
#######################
